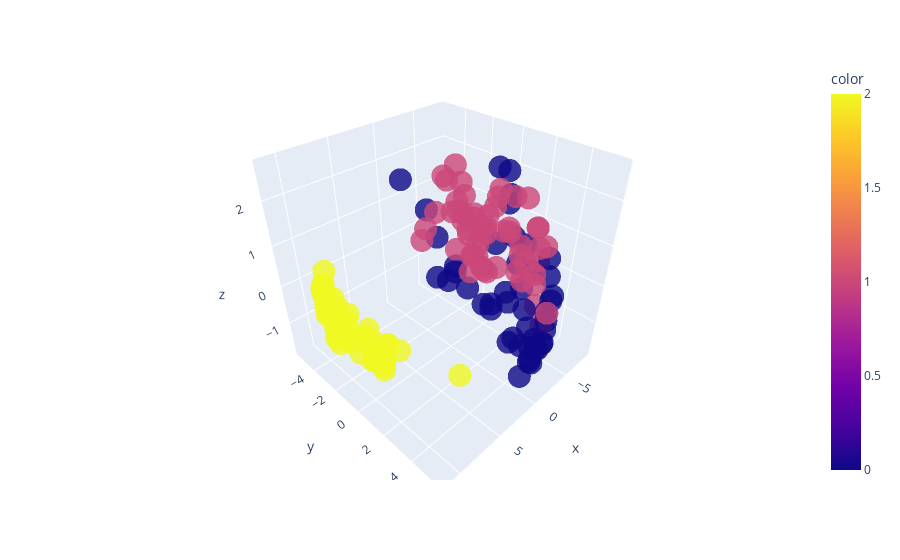

Here is the notebook cell this chart was saved with:
### Code cell
dist = 1-cosine_similarity(train_data)

pca = PCA(3)
pca.fit(dist)
X_PCA = pca.transform(dist)

# Visualizing all the clusters 
fig = px.scatter_3d(x=X_PCA[:,0], y=X_PCA[:,1], z=X_PCA[:,2],
                    color=y, opacity=0.8)
fig.show()

### Figure 1 — Plotly figure (JSON) as saved in the notebook; plotly's stock layout.template omitted (floating-point values rounded to 4 significant figures; data arrays with more than 128 entries replaced by an {"elided": "..."} marker saying what was removed)
{"data": [{"hovertemplate": "x=%{x}<br>y=%{y}<br>z=%{z}<br>color=%{marker.color}<extra></extra>", "legendgroup": "", "marker": {"color": {"elided": "150 int values"}, "coloraxis": "coloraxis", "opacity": 0.8, "symbol": "circle"}, "mode": "markers", "name": "", "scene": "scene", "showlegend": false, "type": "scatter3d", "x": {"elided": "150 float values"}, "y": {"elided": "150 float values"}, "z": {"elided": "150 float values"}}], "layout": {"coloraxis": {"colorbar": {"title": {"text": "color"}}, "colorscale": [[0, "#0d0887"], [0.1111, "#46039f"], [0.2222, "#7201a8"], [0.3333, "#9c179e"], [0.4444, "#bd3786"], [0.5556, "#d8576b"], [0.6667, "#ed7953"], [0.7778, "#fb9f3a"], [0.8889, "#fdca26"], [1, "#f0f921"]]}, "legend": {"tracegroupgap": 0}, "margin": {"t": 60}, "scene": {"domain": {"x": [0, 1], "y": [0, 1]}, "xaxis": {"title": {"text": "x"}}, "yaxis": {"title": {"text": "y"}}, "zaxis": {"title": {"text": "z"}}}}}
